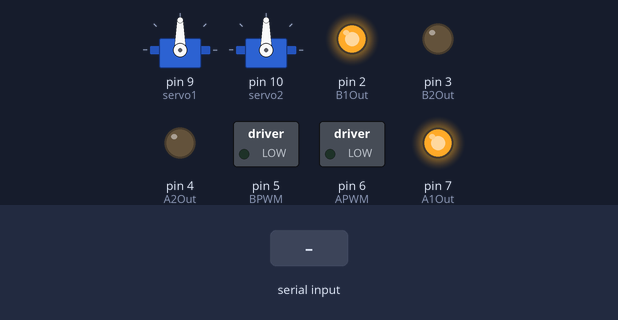
Bench run of a sketch on a simulated Arduino Uno, built with avr-gcc and run on an emulated ATmega328P. Shown: 2 × servo, switched loads named in the sketch (green lamp = pin HIGH), output pins drawn as LEDs (lit = HIGH). The inputs (shaded band) are chosen by the test bench.

Above: at 1.2 s.
1.3 s: byte 1 (1) received over Serial
At 2.5 s:
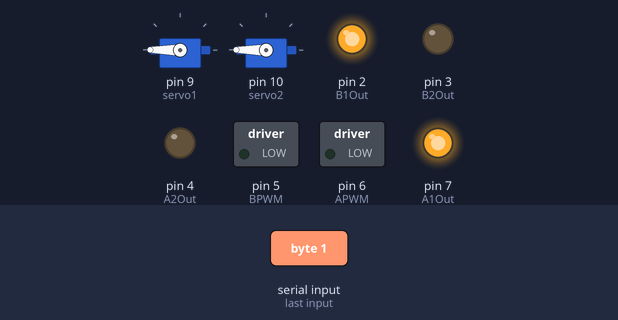
2.8 s: byte 0 (0) received over Serial
At 3.8 s:
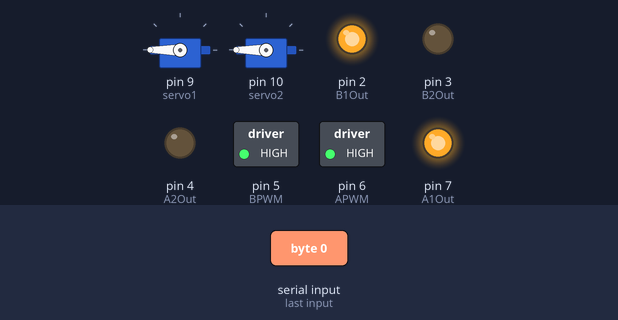
Timing chart, 0 to 5.8 s (numbered marks = the images above; inputs shaded):
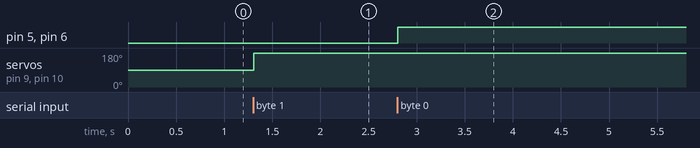

The sketch:

RoverNano.ino
```cpp
#include <Servo.h>

Servo servo1;
Servo servo2;

int APWM = 6;
int A1Out = 7;
int A2Out = 4;

int BPWM = 5;
int B1Out = 2;
int B2Out = 3;

byte commandId;
byte const motorCommandId = 0x00;
byte const servoCommandId = 0x01;

struct Motor {
  byte leftMotorDir;
  byte leftMotorSpeed;
  byte rightMotorDir;
  byte rightMotorSpeed;
};

// current motor state
Motor cMS = { 0x00, 0x00, 0x00, 0x00 };
// new motor state
Motor nMS = { 0x00, 0x00, 0x00, 0x00 };

void setup() {
  servo1.attach(9);
  servo2.attach(10);
  initMotors();
  Serial.begin(9600);
}

void loop() {

}

void serialEvent() {
  delay(5);
  commandId = Serial.read();

  HandleCommand();
}

void HandleCommand() {
  switch (commandId) {
    case motorCommandId:
      HandleMotorsCommand();
      break;
    case servoCommandId:
      HandleServoCommand();
      break;
    default:
      Serial.println("Unknown command");
  }
}

void HandleServoCommand() {
  byte servo1Position = Serial.read();
  byte servo2Position = Serial.read();
  servo1.write(servo1Position);
  servo2.write(servo2Position);
}

void HandleMotorsCommand() {
  nMS.leftMotorDir = Serial.read();
  nMS.leftMotorSpeed = Serial.read();
  nMS.rightMotorDir = Serial.read();
  nMS.rightMotorSpeed = Serial.read();

  setMotors();
}

void setMotors() {

  if (cMS.leftMotorDir != nMS.leftMotorDir) { //change dir of left track
    SetLeftMotorDirection();
    cMS.leftMotorDir = nMS.leftMotorDir;
  }
  if (cMS.rightMotorDir != nMS.rightMotorDir) {
    SetRightMotorDirection();
    cMS.rightMotorDir = nMS.rightMotorDir;
  }

  analogWrite(APWM, nMS.rightMotorSpeed);
  analogWrite(BPWM, nMS.leftMotorSpeed);

}

void SetLeftMotorDirection() {
  if (nMS.leftMotorDir == 1) //forward
  {
    Serial.println("LEFT FORWARD");
    digitalWrite(A1Out, 1);
    digitalWrite(A2Out, 0);
  }
  if (nMS.leftMotorDir == 0) { //backward
    Serial.println("LEFT LEFT BACKWARD");
    digitalWrite(A1Out, 0);
    digitalWrite(A2Out, 1);
  }
}

void SetRightMotorDirection() {
  if (nMS.rightMotorDir == 1) //forward
  {
    Serial.println("RIGHT FORWARD");
    digitalWrite(B1Out, 1);
    digitalWrite(B2Out, 0);
  }
  if (nMS.rightMotorDir == 0) { //backward
    Serial.println("RIGHT BACKWARD");
    digitalWrite(B1Out, 0);
    digitalWrite(B2Out, 1);
  }
}


void initMotors() {
  pinMode(APWM, OUTPUT);
  pinMode(A1Out, OUTPUT);
  pinMode(A2Out, OUTPUT);
  pinMode(BPWM, OUTPUT);
  pinMode(B1Out, OUTPUT);
  pinMode(B2Out, OUTPUT);

  digitalWrite(A1Out, 1);
  digitalWrite(A2Out, 0);

  digitalWrite(B1Out, 1);
  digitalWrite(B2Out, 0);
}
```

Measured:
- after the input at 1.3 s, servo on pin 9 (servo1), servo on pin 10 (servo2): 90° → 180° at once
- after the input at 2.8 s, pin 5 (BPWM), pin 6 (APWM): LOW → HIGH at once
